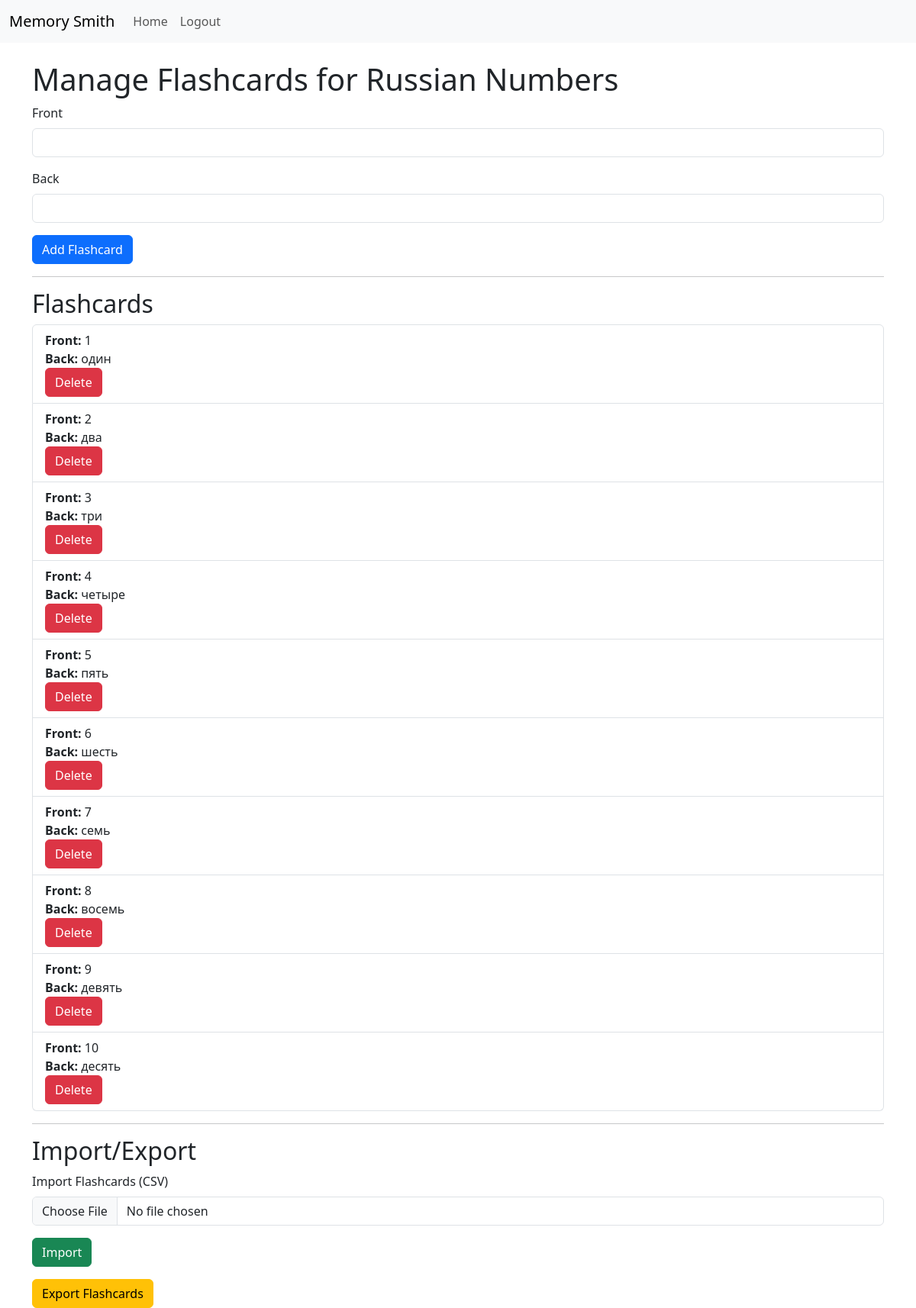
The page /decks/1/flashcards (signed in) on the database its author committed.
### app.py (models this page shows, shortened)
class Deck(db.Model):
    id = db.Column(db.Integer, primary_key=True)
    name = db.Column(db.String(150), nullable=False)
    description = db.Column(db.String(250), nullable=True)
    user_id = db.Column(db.Integer, nullable=False)

class Flashcard(db.Model):
    id = db.Column(db.Integer, primary_key=True)
    deck_id = db.Column(db.Integer, db.ForeignKey('deck.id'), nullable=False)
    front = db.Column(db.String(500), nullable=False)  # Text or image path
    back = db.Column(db.String(500), nullable=False)  # Text or image path

### app.py (the view)
@app.route('/decks/<int:deck_id>/flashcards', methods=['GET', 'POST'])
def manage_flashcards(deck_id):
    deck = Deck.query.get_or_404(deck_id)
    if deck.user_id != session['user_id']:
        flash('You do not have permission to access this deck.', 'danger')
        return redirect(url_for('view_decks'))
    if request.method == 'POST':
        front = request.form['front']
        back = request.form['back']
        new_flashcard = Flashcard(deck_id=deck_id, front=front, back=back)
        db.session.add(new_flashcard)
        db.session.commit()
    flashcards = Flashcard.query.filter_by(deck_id=deck_id).all()
    return render_template('manage_flashcards.html', deck=deck, flashcards=flashcards)

### templates/manage_flashcards.html (shortened to what this page needs)
{% extends 'base.html' %}
{% block content %}
<h1>Manage Flashcards for {{ deck.name }}</h1>
<form method="POST">
    <div class="mb-3">
        <label for="front" class="form-label">Front</label>
        <input type="text" class="form-control" id="front" name="front" required>
    </div>
    <div class="mb-3">
        <label for="back" class="form-label">Back</label>
        <input type="text" class="form-control" id="back" name="back" required>
    </div>
    <button type="submit" class="btn btn-primary">Add Flashcard</button>
</form>
<hr>
<h2>Flashcards</h2>
<ul class="list-group">
    {% for flashcard in flashcards %}
    <li class="list-group-item">
        <strong>Front:</strong> {{ flashcard.front }}<br>
        <strong>Back:</strong> {{ flashcard.back }}
        <form action="{{ url_for('delete_flashcard', flashcard_id=flashcard.id) }}" method="post">
            <button type="submit" class="btn btn-danger">Delete</button>
        </form>
    </li>
    {% endfor %}
</ul>
<hr>
<h2>Import/Export</h2>
<form method="POST" action="{{ url_for('import_csv', deck_id=deck.id) }}" enctype="multipart/form-data">
    <div class="mb-3">
        <label for="file" class="form-label">Import Flashcards (CSV)</label>
        <input type="file" class="form-control" id="file" name="file" accept=".csv" required>
    </div>
    <button type="submit" class="btn btn-success">Import</button>
</form>
<a href="{{ url_for('export_csv', deck_id=deck.id) }}" class="btn btn-warning mt-3">Export Flashcards</a>
{% endblock %}

### templates/base.html (shortened to what this page needs)
<!DOCTYPE html>
<html lang="en">
<head>
    <link href="https://cdn.jsdelivr.net/npm/bootstrap@5.3.0-alpha1/dist/css/bootstrap.min.css" rel="stylesheet">
</head>
<body>
    {% block navbar %}
        <nav class="navbar navbar-expand-lg navbar-light bg-light">
            <div class="container-fluid">
                <a class="navbar-brand" href="{{ url_for('home') }}">Memory Smith</a>
                <div class="collapse navbar-collapse" id="navbarNav">
                    <ul class="navbar-nav">
                        <li class="nav-item">
                            <a class="nav-link" href="{{ url_for('home') }}">Home</a>
                        </li>
                        {% if 'user_id' in session %}
                            <li class="nav-item">
                                <a class="nav-link" href="{{ url_for('logout') }}">Logout</a>
                            </li>
                        {% endif %}
                    </ul>
                </div>
            </div>
        </nav>
    {% endblock %}
    <div class="container mt-4">
        {% block content %}
        {% endblock %}
    </div>
</body>
</html>

### rows shown on the page
Deck: name "Russian Numbers"
Flashcard: front "1", back "один"
Flashcard: front "2", back "два"
Flashcard: front "3", back "три"
Flashcard: front "4", back "четыре"
Flashcard: front "5", back "пять"
Flashcard: front "6", back "шесть"
Flashcard: front "7", back "семь"
Flashcard: front "8", back "восемь"
Flashcard: front "9", back "девять"
Flashcard: front "10", back "десять"
